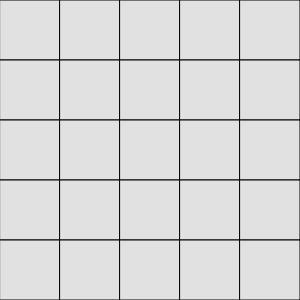
Frame 1 (no input)
Frame 60 (no input): identical to frame 1, image omitted
Frame 120 (the mouse pressed at the canvas centre since frame 60): identical to frame 1, image omitted

The p5.js sketch that drew this single still picture (run headless with seeded random() and noise() and a simulated clock; from frame 60 on, the mouse is pressed at the canvas centre):

// p5.js sketch
// ── sketch.js
// must setup global variables OUTSIDE of function scope

//Making board a 2D nested array
// 0 means blank, 1 means ship

var boxSize = 60;

var board = [
	[0,0,0,0,0],
	[0,0,0,0,0],
	[0,0,0,0,0],
	[0,0,0,0,0],
	[0,0,0,0,0]
]

var spot;
function rand(num){
	//takes a number argument and returns a random whole number between 0 and the argument
	return Math.floor(Math.random()*num);
}

function setup(){
	createCanvas(boxSize*5,boxSize*5);
	// randomly assign 1 spot to be a ship
	spot = {
		"x":rand(5),
		"y":rand(5)
	}
}

function draw(){
	// redrawing background "clears" old content
	background(0);

	// redrawing current board
	for(var i = 0; i < 5; i++){
		//for each array in board
		for(var k = 0; k <5; k++){
			//each item in array
			if(board[i][k]!=0){
				//not a blank, a.k.a. spot with a ship
				if(board[i][k]==1){
					fill(225,0,0); //will change color of drawn square
				}else{
					fill(0,0,225); //will change color of drawn square
				}
			}else{
				//blank
				fill(225,225,225);
			}
			//position in board array reflected in x, y coordinate by multiplying index for row and column
			rect(boxSize*i, boxSize*k, boxSize,boxSize);
		}
	}

}

function mouseClicked(){
	if(spot.x==floor(mouseX/boxSize) && spot.y==floor(mouseY/boxSize)){
		board[floor(mouseX/boxSize)][floor(mouseY/boxSize)]=1; //hit
	}else{
		board[floor(mouseX/boxSize)][floor(mouseY/boxSize)]=2; //miss
	}
}
